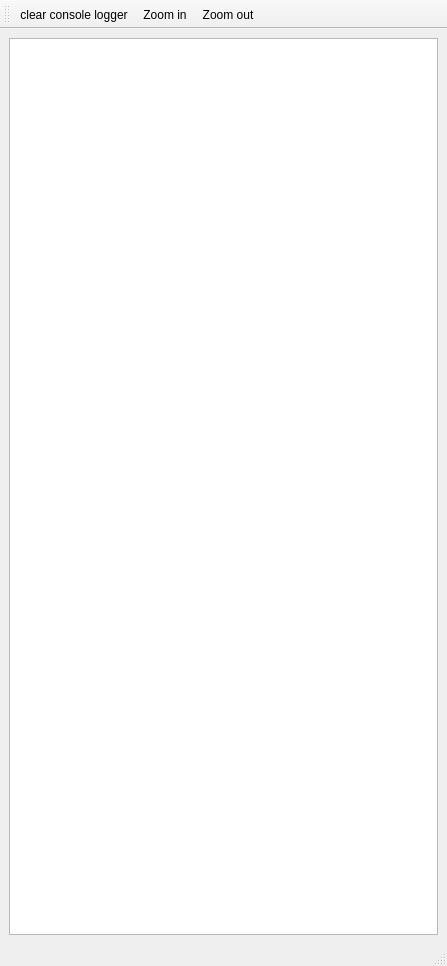
<?xml version="1.0" encoding="UTF-8"?>
<ui version="4.0">
 <class>ConsoleLoggerClass</class>
 <widget class="QMainWindow" name="ConsoleLoggerClass">
  <property name="geometry">
   <rect>
    <x>0</x>
    <y>0</y>
    <width>447</width>
    <height>966</height>
   </rect>
  </property>
  <property name="windowTitle">
   <string>Console Logger</string>
  </property>
  <widget class="QWidget" name="centralwidget">
   <layout class="QVBoxLayout" name="verticalLayout">
    <item>
     <widget class="QTextEdit" name="textEdit_console_logger">
      <property name="font">
       <font>
        <pointsize>10</pointsize>
       </font>
      </property>
     </widget>
    </item>
   </layout>
  </widget>
  <widget class="QMenuBar" name="menubar">
   <property name="geometry">
    <rect>
     <x>0</x>
     <y>0</y>
     <width>447</width>
     <height>26</height>
    </rect>
   </property>
  </widget>
  <widget class="QStatusBar" name="statusbar"/>
  <widget class="QToolBar" name="toolBar">
   <property name="windowTitle">
    <string>toolBar</string>
   </property>
   <attribute name="toolBarArea">
    <enum>TopToolBarArea</enum>
   </attribute>
   <attribute name="toolBarBreak">
    <bool>false</bool>
   </attribute>
   <addaction name="actionclear_console_logger"/>
   <addaction name="actionZoom_in"/>
   <addaction name="actionZoom_out"/>
  </widget>
  <action name="actionclear_console_logger">
   <property name="icon">
    <iconset resource="ConsoleLogger.qrc">
     <normaloff>:/new/prefix1/Resources/clear.png</normaloff>:/new/prefix1/Resources/clear.png</iconset>
   </property>
   <property name="text">
    <string>clear console logger</string>
   </property>
   <property name="toolTip">
    <string>clear all console log</string>
   </property>
  </action>
  <action name="actionZoom_in">
   <property name="icon">
    <iconset resource="ConsoleLogger.qrc">
     <normaloff>:/new/prefix1/Resources/plus.png</normaloff>:/new/prefix1/Resources/plus.png</iconset>
   </property>
   <property name="text">
    <string>Zoom in</string>
   </property>
   <property name="toolTip">
    <string>zoom in</string>
   </property>
  </action>
  <action name="actionZoom_out">
   <property name="icon">
    <iconset resource="ConsoleLogger.qrc">
     <normaloff>:/new/prefix1/Resources/minus.png</normaloff>:/new/prefix1/Resources/minus.png</iconset>
   </property>
   <property name="text">
    <string>Zoom out</string>
   </property>
   <property name="toolTip">
    <string>zoom out</string>
   </property>
  </action>
 </widget>
 <resources>
  <include location="ConsoleLogger.qrc"/>
 </resources>
 <connections/>
</ui>
